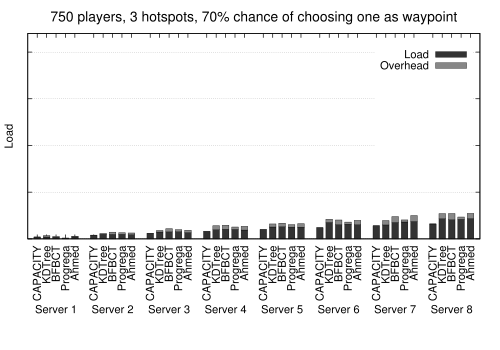

The script that saved this image:
set terminal postscript eps enhanced color solid lw 1 "Helvetica" 14
set encoding iso_8859_1
set title '750 players, 3 hotspots, 70% chance of chosing one as waypoint'
set format y ""
set ylabel 'Load'
set autoscale
set grid
set output "distribution_750_70.eps"
set grid noxtics nomxtics ytics nomytics noztics nomztics \
 nox2tics nomx2tics noy2tics nomy2tics nocbtics nomcbtics

set boxwidth 0.7 absolute
set style fill solid 1.0 border -1
set style histogram rowstacked title offset 0, -6
set style data histograms
set key height 2 noautotitles #spacing 5 nobox outside below horizontal

set xlabel  offset character 0, 5, 0 #font "" textcolor lt -1 norotate
set xtic rotate #by 90 border 100

set yrange [0:2200000]

set bmargin 10

plot newhistogram "Server 1", 'load_s1_750_70.data' using 2:xtic(1) t "Load" lc rgb '#333333', '' using 3 t "Overhead" lc rgb '#888888', \
     newhistogram "Server 2", 'load_s2_750_70.data' using 2:xtic(1) notitle lc rgb '#333333', '' using 3 notitle lc rgb '#888888', \
     newhistogram "Server 3", 'load_s3_750_70.data' using 2:xtic(1) notitle lc rgb '#333333', '' using 3 notitle lc rgb '#888888', \
     newhistogram "Server 4", 'load_s4_750_70.data' using 2:xtic(1) notitle lc rgb '#333333', '' using 3 notitle lc rgb '#888888', \
     newhistogram "Server 5", 'load_s5_750_70.data' using 2:xtic(1) notitle lc rgb '#333333', '' using 3 notitle lc rgb '#888888', \
     newhistogram "Server 6", 'load_s6_750_70.data' using 2:xtic(1) notitle lc rgb '#333333', '' using 3 notitle lc rgb '#888888', \
     newhistogram "Server 7", 'load_s7_750_70.data' using 2:xtic(1) notitle lc rgb '#333333', '' using 3 notitle lc rgb '#888888', \
     newhistogram "Server 8", 'load_s8_750_70.data' using 2:xtic(1) notitle lc rgb '#333333', '' using 3 notitle lc rgb '#888888'
